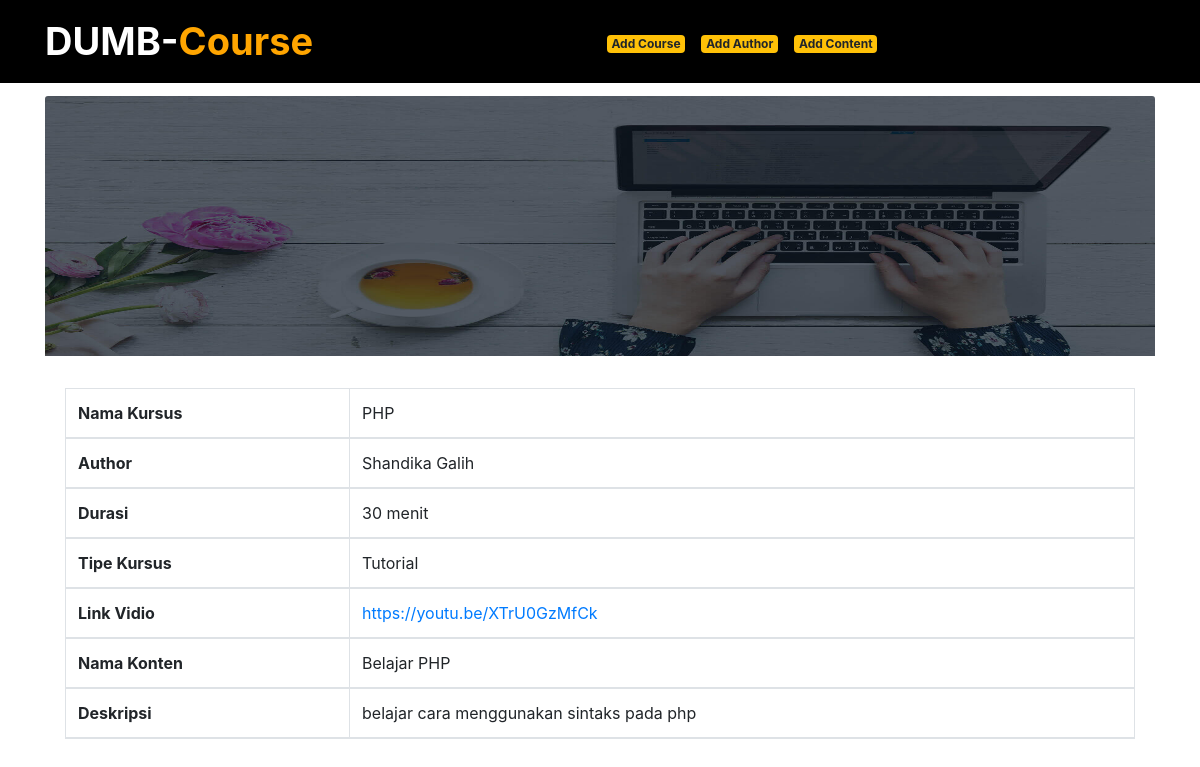
Screenshot of /detail.php?id=1 with the database file from the repository.
### tables this page shows
CREATE TABLE `author` (
  `id` int(11) NOT NULL AUTO_INCREMENT,
  `name_author` varchar(100) DEFAULT NULL,
  PRIMARY KEY (`id`)
);

CREATE TABLE `course` (
  `id` int(11) NOT NULL AUTO_INCREMENT,
  `name_course` varchar(100) DEFAULT NULL,
  `thumbnail` varchar(100) DEFAULT NULL,
  `id_author` int(5) DEFAULT NULL,
  `duration` varchar(100) DEFAULT NULL,
  `description` text DEFAULT NULL,
  PRIMARY KEY (`id`)
);

CREATE TABLE `content` (
  `id` int(11) NOT NULL AUTO_INCREMENT,
  `name_content` varchar(100) DEFAULT NULL,
  `video_link` varchar(100) DEFAULT NULL,
  `type` varchar(100) DEFAULT NULL,
  `id_course` int(5) DEFAULT NULL,
  PRIMARY KEY (`id`)
);

### detail.php (the view, shortened to what this page needs)
<?php include('header.php'); ?>
<?php
include 'koneksi.php';
$id = $_GET['id'];
$sql = mysqli_query($koneksi, "SELECT * FROM author INNER JOIN content  INNER JOIN course WHERE course.id=$id AND author.id=$id AND content.id=$id");
$row = mysqli_fetch_assoc($sql);
?>
<div class="container">
  <div class="row">
    <div class="col">
      <img src="img/<?= $row['thumbnail']; ?>" class="card-img-top detail-img" alt="course">
      <div class="card-body detail">
        <table class="table table-bordered">
          <thead>
            <tr>
              <th>Nama Kursus</th>
              <td><?= $row['name_course']; ?></td>
            </tr>
            <tr>
              <th>Author</th>
              <td><?= $row['name_author']; ?></td>
            </tr>
            <tr>
              <th>Durasi</th>
              <td><?= $row['duration']; ?></td>
            </tr>
            <tr>
              <th>Tipe Kursus</th>
              <td><?= $row['type']; ?></td>
            </tr>
            <tr>
              <th>Link Vidio</th>
              <td><a href="<?= $row['video_link']; ?>"><?= $row['video_link']; ?></a></td>
            </tr>
            <tr>
              <th>Nama Konten</th>
              <td><?= $row['name_content']; ?></td>
            </tr>
            <tr>
              <th>Deskripsi</th>
              <td><?= $row['description']; ?></td>
            </tr>
          </thead>
        </table>
      </div>
    </div>
  </div>
</div>

### style.css (style rules this page uses)
.card-img-top { width: 250px; height: 260px; }
.detail-img { width: 100%; }

### rows the page displays
author: course.thumbnail (picture), course.name_course "PHP", name_author "Shandika Galih", course.duration "30 menit", content.type "Tutorial", content.video_link "https://youtu.be/XTrU0GzMfCk", content.name_content "Belajar PHP", course.description "belajar cara menggunakan sintaks pada php"
